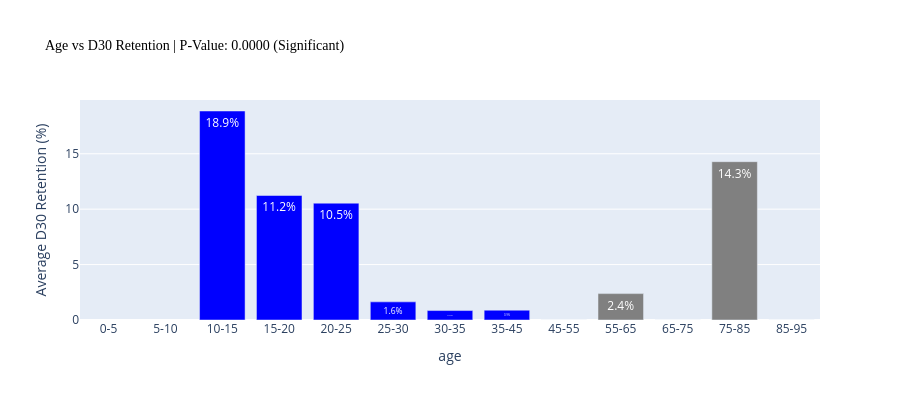
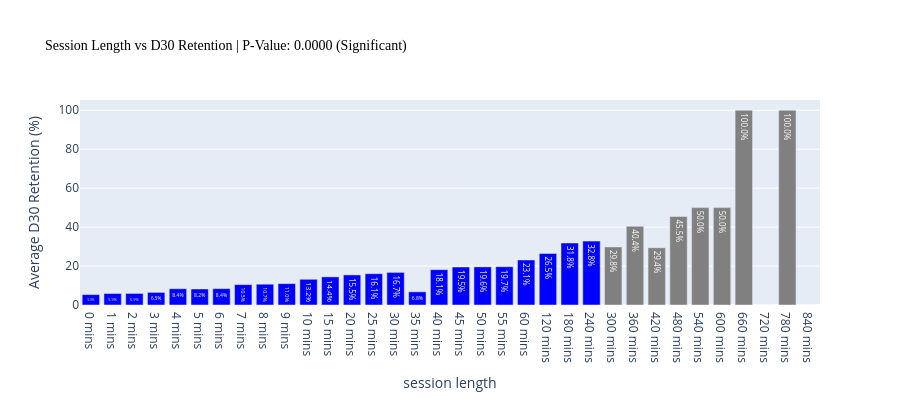

Notebook source saved alongside these figures, in order:
### Code cell
quant_figs = visualizer.quantitative_variable_impact_on_retention(target_var=target_variable)

### Figure 1 — Plotly figure (JSON) as saved in the notebook; plotly's stock layout.template omitted (floating-point values rounded to 4 significant figures)
{"data": [{"marker": {"color": ["grey", "grey", "blue", "blue", "blue", "blue", "blue", "blue", "grey", "grey", "grey", "grey", "grey"]}, "text": ["nan%", "nan%", "18.9%", "11.2%", "10.5%", "1.6%", "0.9%", "0.9%", "0.0%", "2.4%", "0.0%", "14.3%", "0.0%"], "textfont": {"color": "white"}, "textposition": "inside", "type": "bar", "x": ["0-5", "5-10", "10-15", "15-20", "20-25", "25-30", "30-35", "35-45", "45-55", "55-65", "65-75", "75-85", "85-95"], "y": [NaN, NaN, 18.86, 11.23, 10.54, 1.637, 0.8529, 0.8876, 0.0, 2.381, 0.0, 14.29, 0.0]}], "layout": {"height": 400, "showlegend": false, "title": {"font": {"color": "black", "family": "Arial Black", "size": 14}, "text": "Age vs D30 Retention | P-Value: 0.0000 (Significant)"}, "xaxis": {"title": {"text": "age"}}, "yaxis": {"title": {"text": "Average D30 Retention (%)"}}}}

### Figure 2 — Plotly figure (JSON) as saved in the notebook; plotly's stock layout.template omitted (floating-point values rounded to 4 significant figures)
{"data": [{"marker": {"color": ["blue", "blue", "blue", "blue", "blue", "blue", "blue", "blue", "blue", "blue", "blue", "blue", "blue", "blue", "blue", "blue", "blue", "blue", "blue", "blue", "blue", "blue", "blue", "blue", "grey", "grey", "grey", "grey", "grey", "grey", "grey", "grey", "grey", "grey"]}, "text": ["5.3%", "5.9%", "5.9%", "6.5%", "8.4%", "8.2%", "8.4%", "10.5%", "10.7%", "11.0%", "13.2%", "14.4%", "15.5%", "16.1%", "16.7%", "6.8%", "18.1%", "19.5%", "19.6%", "19.7%", "23.1%", "26.5%", "31.8%", "32.8%", "29.8%", "40.4%", "29.4%", "45.5%", "50.0%", "50.0%", "100.0%", "0.0%", "100.0%", "0.0%"], "textfont": {"color": "white"}, "textposition": "inside", "type": "bar", "x": ["0 mins", "1 mins", "2 mins", "3 mins", "4 mins", "5 mins", "6 mins", "7 mins", "8 mins", "9 mins", "10 mins", "15 mins", "20 mins", "25 mins", "30 mins", "35 mins", "40 mins", "45 mins", "50 mins", "55 mins", "60 mins", "120 mins", "180 mins", "240 mins", "300 mins", "360 mins", "420 mins", "480 mins", "540 mins", "600 mins", "660 mins", "720 mins", "780 mins", "840 mins"], "y": [5.346, 5.903, 5.939, 6.48, 8.361, 8.232, 8.408, 10.48, 10.68, 10.98, 13.21, 14.44, 15.45, 16.07, 16.74, 6.774, 18.14, 19.5, 19.58, 19.66, 23.11, 26.47, 31.84, 32.8, 29.84, 40.38, 29.41, 45.45, 50.0, 50.0, 100.0, 0.0, 100.0, 0.0]}], "layout": {"height": 400, "showlegend": false, "title": {"font": {"color": "black", "family": "Arial Black", "size": 14}, "text": "Session Length vs D30 Retention | P-Value: 0.0000 (Significant)"}, "xaxis": {"title": {"text": "session length"}}, "yaxis": {"title": {"text": "Average D30 Retention (%)"}}}}
